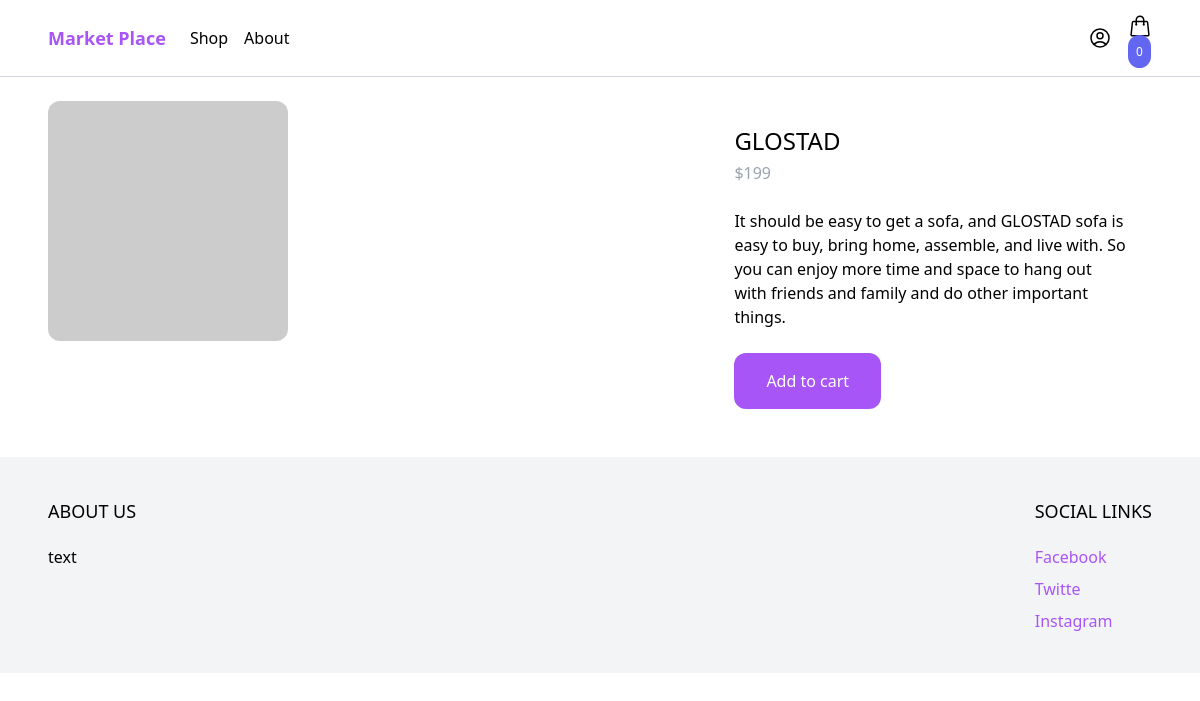
The app's page /shop/sofa-GLOSTAD/ with its own data.
### product/models.py (models this page shows, shortened)
class Product(models.Model):
    class Meta:
        ordering = ('-created_at', )
    category = models.ForeignKey(
        Category, related_name='products', on_delete=models.CASCADE)
    name = models.CharField(max_length=255)
    slug = models.SlugField()
    description = models.TextField(blank=True, null=True)
    price = models.IntegerField()
    created_at = models.DateTimeField(auto_now_add=True)
    image = models.ImageField(upload_to='uploads/', blank=True, null=True)
    thumbnail = models.ImageField(upload_to='uploads/', blank=True, null=True)
    def get_display_price(self):
        return self.price

### product/views.py (the view)
# urls.py: path('shop/<slug:slug>/', product, name='product'),
def product(request, slug):
    product = get_object_or_404(Product, slug=slug)
    return render(request, 'product/product.html', {'product': product})

### cart/cart.py (called while the page is built)
    def __len__(self):
        return sum(item['quantity'] for item in self.cart.values())

### cart/context_processors.py (called while the page is built)
def cart(request):
    return {'cart': Cart(request)}

### product/templates/product/product.html
{% extends 'core/base.html' %} {% block content %}
<div class="max-w-6xl mx-auto flex flex-wrap py-6 px-6 xl:px-0">
  <div class="images w-full mb-6 lg:mb-0 lg:w-3/5">
    <img
      class="rounded-xl"
      src="{% if product.image %}{{ product.image.url}} {% else %}https://via.placeholder.com/240x240.jpg{% endif %}"
      alt=""
    />
  </div>
  <div class="information w-full lg:w-2/5 lg:p-6">
    <h1 class="text-2xl">{{ product.name }}</h1>
    <p class="mt-1 text-gray-400">${{product.get_display_price}}</p>
    {% if product.description %}
    <p class="mt-6 taxt-gray-700">{{product.description}}</p>
    {% endif %}
    <a
      href=""
      class="mt-6 inline-block px-8 py-4 rounded-xl bg-purple-500 text-white hover:bg-purple-700"
      hx-get="{% url 'add_to_cart' product.id %}"
      hx-target="#menu-cart-button"
      hx-swap="outerHTML"
    >
      Add to cart</a
    >
  </div>
</div>
{% endblock %}

### records on screen
Product: name "GLOSTAD", get_display_price "199", description "It should be easy to get a sofa, and GLOSTAD sofa is easy to buy, bring home, assemble, and live with. So you can enjoy more time and space to hang out with friends and family and do other important things."

### other values on screen
{{ cart|length }} "0"
